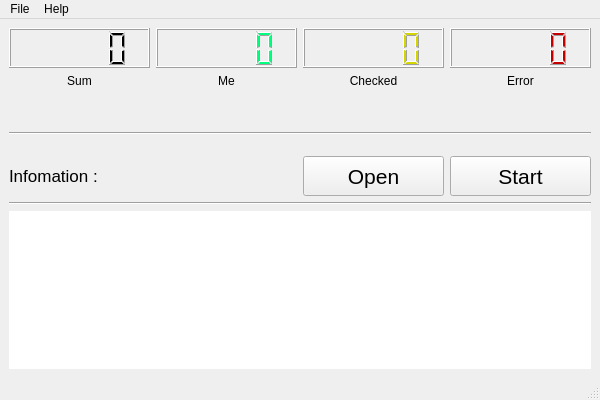
<?xml version="1.0" encoding="UTF-8"?>
<ui version="4.0">
 <class>MainWindow</class>
 <widget class="QMainWindow" name="MainWindow">
  <property name="enabled">
   <bool>true</bool>
  </property>
  <property name="geometry">
   <rect>
    <x>0</x>
    <y>0</y>
    <width>600</width>
    <height>400</height>
   </rect>
  </property>
  <property name="minimumSize">
   <size>
    <width>600</width>
    <height>400</height>
   </size>
  </property>
  <property name="baseSize">
   <size>
    <width>600</width>
    <height>400</height>
   </size>
  </property>
  <property name="acceptDrops">
   <bool>false</bool>
  </property>
  <property name="windowTitle">
   <string>Customs Handfree V. 1.0</string>
  </property>
  <property name="windowIcon">
   <iconset resource="picture.qrc">
    <normaloff>:/pic/MetroUI-Folder-OS-Ubuntu-Alt-icon.png</normaloff>:/pic/MetroUI-Folder-OS-Ubuntu-Alt-icon.png</iconset>
  </property>
  <property name="documentMode">
   <bool>true</bool>
  </property>
  <widget class="QWidget" name="centralwidget">
   <layout class="QGridLayout" name="gridLayout_2">
    <item row="0" column="0">
     <widget class="QLCDNumber" name="lcd_sum">
      <property name="enabled">
       <bool>true</bool>
      </property>
      <property name="minimumSize">
       <size>
        <width>0</width>
        <height>40</height>
       </size>
      </property>
      <property name="styleSheet">
       <string notr="true"/>
      </property>
      <property name="smallDecimalPoint">
       <bool>false</bool>
      </property>
      <property name="mode">
       <enum>QLCDNumber::Dec</enum>
      </property>
     </widget>
    </item>
    <item row="0" column="1">
     <widget class="QLCDNumber" name="lcd_me">
      <property name="minimumSize">
       <size>
        <width>0</width>
        <height>40</height>
       </size>
      </property>
      <property name="styleSheet">
       <string notr="true">color: rgb(0, 255, 127);</string>
      </property>
     </widget>
    </item>
    <item row="0" column="2">
     <widget class="QLCDNumber" name="lcd_check">
      <property name="minimumSize">
       <size>
        <width>0</width>
        <height>40</height>
       </size>
      </property>
      <property name="styleSheet">
       <string notr="true">color: rgb(212, 212, 0);</string>
      </property>
     </widget>
    </item>
    <item row="0" column="3">
     <widget class="QLCDNumber" name="lcd_error">
      <property name="minimumSize">
       <size>
        <width>0</width>
        <height>40</height>
       </size>
      </property>
      <property name="styleSheet">
       <string notr="true">color: rgb(194, 0, 0);</string>
      </property>
     </widget>
    </item>
    <item row="1" column="0">
     <widget class="QLabel" name="label_2">
      <property name="styleSheet">
       <string notr="true">font: 12pt &quot;MS Shell Dlg 2&quot;;</string>
      </property>
      <property name="text">
       <string>&lt;html&gt;&lt;head/&gt;&lt;body&gt;&lt;p align=&quot;center&quot;&gt;Sum&lt;/p&gt;&lt;/body&gt;&lt;/html&gt;</string>
      </property>
     </widget>
    </item>
    <item row="1" column="1">
     <widget class="QLabel" name="label_3">
      <property name="styleSheet">
       <string notr="true">font: 12pt &quot;MS Shell Dlg 2&quot;;</string>
      </property>
      <property name="text">
       <string>&lt;html&gt;&lt;head/&gt;&lt;body&gt;&lt;p align=&quot;center&quot;&gt;Me&lt;/p&gt;&lt;/body&gt;&lt;/html&gt;</string>
      </property>
     </widget>
    </item>
    <item row="1" column="2">
     <widget class="QLabel" name="label_4">
      <property name="styleSheet">
       <string notr="true">font: 12pt &quot;MS Shell Dlg 2&quot;;</string>
      </property>
      <property name="text">
       <string>&lt;html&gt;&lt;head/&gt;&lt;body&gt;&lt;p align=&quot;center&quot;&gt;Checked&lt;/p&gt;&lt;/body&gt;&lt;/html&gt;</string>
      </property>
     </widget>
    </item>
    <item row="1" column="3">
     <widget class="QLabel" name="label_5">
      <property name="styleSheet">
       <string notr="true">font: 12pt &quot;MS Shell Dlg 2&quot;;</string>
      </property>
      <property name="text">
       <string>&lt;html&gt;&lt;head/&gt;&lt;body&gt;&lt;p align=&quot;center&quot;&gt;Error&lt;/p&gt;&lt;/body&gt;&lt;/html&gt;</string>
      </property>
     </widget>
    </item>
    <item row="2" column="2">
     <spacer name="verticalSpacer_3">
      <property name="orientation">
       <enum>Qt::Vertical</enum>
      </property>
      <property name="sizeHint" stdset="0">
       <size>
        <width>20</width>
        <height>57</height>
       </size>
      </property>
     </spacer>
    </item>
    <item row="3" column="0" rowspan="2" colspan="4">
     <widget class="Line" name="line_2">
      <property name="orientation">
       <enum>Qt::Horizontal</enum>
      </property>
     </widget>
    </item>
    <item row="4" column="2">
     <spacer name="verticalSpacer">
      <property name="orientation">
       <enum>Qt::Vertical</enum>
      </property>
      <property name="sizeHint" stdset="0">
       <size>
        <width>20</width>
        <height>67</height>
       </size>
      </property>
     </spacer>
    </item>
    <item row="5" column="0">
     <widget class="QLabel" name="label">
      <property name="font">
       <font>
        <pointsize>13</pointsize>
        <weight>50</weight>
        <italic>false</italic>
        <bold>false</bold>
        <underline>false</underline>
        <kerning>true</kerning>
       </font>
      </property>
      <property name="styleSheet">
       <string notr="true"/>
      </property>
      <property name="text">
       <string>Infomation :</string>
      </property>
      <property name="textInteractionFlags">
       <set>Qt::LinksAccessibleByMouse</set>
      </property>
     </widget>
    </item>
    <item row="5" column="2">
     <widget class="QPushButton" name="button_open">
      <property name="enabled">
       <bool>true</bool>
      </property>
      <property name="minimumSize">
       <size>
        <width>0</width>
        <height>40</height>
       </size>
      </property>
      <property name="font">
       <font>
        <pointsize>16</pointsize>
       </font>
      </property>
      <property name="autoFillBackground">
       <bool>false</bool>
      </property>
      <property name="styleSheet">
       <string notr="true"/>
      </property>
      <property name="text">
       <string>Open</string>
      </property>
      <property name="iconSize">
       <size>
        <width>32</width>
        <height>32</height>
       </size>
      </property>
      <property name="checkable">
       <bool>false</bool>
      </property>
      <property name="checked">
       <bool>false</bool>
      </property>
      <property name="autoDefault">
       <bool>false</bool>
      </property>
      <property name="default">
       <bool>false</bool>
      </property>
      <property name="flat">
       <bool>false</bool>
      </property>
     </widget>
    </item>
    <item row="5" column="3">
     <widget class="QPushButton" name="button_start">
      <property name="enabled">
       <bool>true</bool>
      </property>
      <property name="minimumSize">
       <size>
        <width>0</width>
        <height>40</height>
       </size>
      </property>
      <property name="font">
       <font>
        <pointsize>16</pointsize>
       </font>
      </property>
      <property name="styleSheet">
       <string notr="true"/>
      </property>
      <property name="text">
       <string>Start</string>
      </property>
      <property name="icon">
       <iconset resource="picture.qrc">
        <normaloff>:/pic/MetroUI-Folder-OS-Ubuntu-Alt-icon.png</normaloff>:/pic/MetroUI-Folder-OS-Ubuntu-Alt-icon.png</iconset>
      </property>
      <property name="iconSize">
       <size>
        <width>32</width>
        <height>32</height>
       </size>
      </property>
      <property name="checkable">
       <bool>false</bool>
      </property>
      <property name="autoDefault">
       <bool>false</bool>
      </property>
      <property name="default">
       <bool>false</bool>
      </property>
      <property name="flat">
       <bool>false</bool>
      </property>
     </widget>
    </item>
    <item row="6" column="0" colspan="4">
     <widget class="Line" name="line">
      <property name="orientation">
       <enum>Qt::Horizontal</enum>
      </property>
     </widget>
    </item>
    <item row="7" column="0" colspan="4">
     <widget class="QTextBrowser" name="textBrowser">
      <property name="acceptDrops">
       <bool>false</bool>
      </property>
      <property name="styleSheet">
       <string notr="true"/>
      </property>
      <property name="frameShape">
       <enum>QFrame::NoFrame</enum>
      </property>
      <property name="documentTitle">
       <string/>
      </property>
      <property name="readOnly">
       <bool>true</bool>
      </property>
      <property name="html">
       <string>&lt;!DOCTYPE HTML PUBLIC &quot;-//W3C//DTD HTML 4.0//EN&quot; &quot;http://www.w3.org/TR/REC-html40/strict.dtd&quot;&gt;
&lt;html&gt;&lt;head&gt;&lt;meta name=&quot;qrichtext&quot; content=&quot;1&quot; /&gt;&lt;style type=&quot;text/css&quot;&gt;
p, li { white-space: pre-wrap; }
&lt;/style&gt;&lt;/head&gt;&lt;body style=&quot; font-family:'MS Shell Dlg 2'; font-size:8.25pt; font-weight:400; font-style:normal;&quot;&gt;
&lt;p style=&quot;-qt-paragraph-type:empty; margin-top:0px; margin-bottom:0px; margin-left:0px; margin-right:0px; -qt-block-indent:0; text-indent:0px; font-size:8pt;&quot;&gt;&lt;br /&gt;&lt;/p&gt;&lt;/body&gt;&lt;/html&gt;</string>
      </property>
     </widget>
    </item>
   </layout>
  </widget>
  <widget class="QMenuBar" name="menubar">
   <property name="geometry">
    <rect>
     <x>0</x>
     <y>0</y>
     <width>600</width>
     <height>21</height>
    </rect>
   </property>
   <property name="styleSheet">
    <string notr="true"/>
   </property>
   <widget class="QMenu" name="menuFile">
    <property name="title">
     <string>File</string>
    </property>
    <addaction name="actionOpen"/>
    <addaction name="separator"/>
    <addaction name="actionExit"/>
   </widget>
   <widget class="QMenu" name="menuHelp">
    <property name="title">
     <string>Help</string>
    </property>
    <addaction name="actionAbou_Me"/>
   </widget>
   <addaction name="menuFile"/>
   <addaction name="menuHelp"/>
  </widget>
  <widget class="QStatusBar" name="statusbar"/>
  <action name="actionOpen">
   <property name="text">
    <string>Open</string>
   </property>
  </action>
  <action name="actionExit">
   <property name="checkable">
    <bool>false</bool>
   </property>
   <property name="text">
    <string>Exit</string>
   </property>
  </action>
  <action name="actionAbou_Me">
   <property name="checkable">
    <bool>false</bool>
   </property>
   <property name="text">
    <string>Abou Me</string>
   </property>
  </action>
 </widget>
 <resources>
  <include location="picture.qrc"/>
 </resources>
 <connections/>
</ui>
